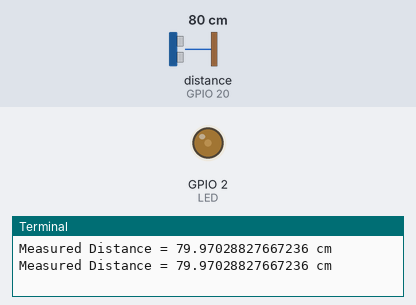
The program below on a simulated Raspberry Pi (BCM pin numbers). Shown: output pins drawn as LEDs (lit = HIGH), the last lines printed to the terminal. Inputs (shaded band) come from the test bench; at power-on: distance to the obstacle (sensor on GPIO 20) 80 cm. The echo pulse lasts 58.3 µs per cm; the clock reads 2024-03-15 10:24:30 at power-on unless the program sets it; pins used as bus, display or sensor lines are not drawn.

Above: at 1.2 s.
1.3 s: distance to the obstacle (sensor on GPIO 20) set to 2 cm
At 2.7 s:
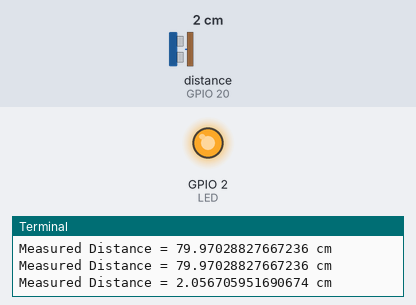
3.5 s: distance to the obstacle (sensor on GPIO 20) set to 35 cm
At 4.3 s:
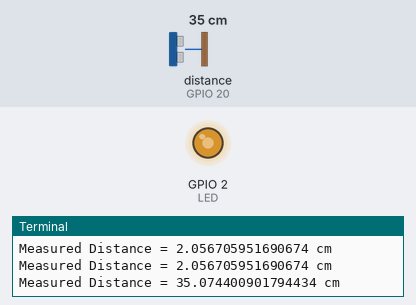
5.5 s: distance to the obstacle (sensor on GPIO 20) set to 60 cm
At 7.4 s:
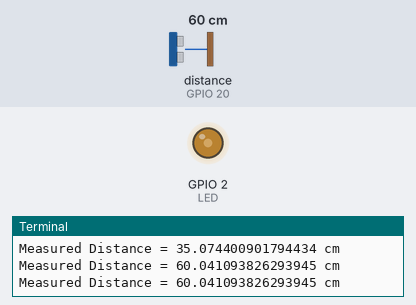
Timing chart, 0 to 8.9 s (numbered marks = the images above; inputs shaded):
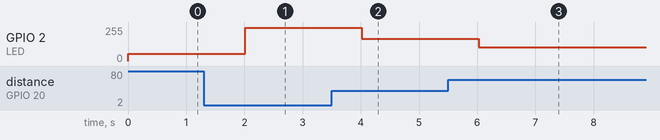

Measured:
- after the input at 1.3 s, GPIO 2 (LED): 54/255 → 250/255 after 0.71 s
- after the input at 3.5 s, GPIO 2 (LED): 250/255 → 166/255 after 0.52 s
- after the input at 5.5 s, GPIO 2 (LED): 166/255 → 102/255 after 0.52 s

The program:

UltraSonic.py
```python
#Importing Libraries
import RPi.GPIO as GPIO
import time
import math

#GPIO Mode - GPIO pin number
GPIO.setmode(GPIO.BCM)

#set GPIO Pins
GPIO_TRIGGER = 21
GPIO_ECHO = 20
LED = 2

# GPIO warning set to false
GPIO.setwarnings(False)

# Setting GPIO pins either input or output
GPIO.setup(GPIO_TRIGGER, GPIO.OUT)
GPIO.setup(GPIO_ECHO, GPIO.IN)
GPIO.setup(LED, GPIO.OUT)

# PWM for LED pin (max value 100)
P = GPIO.PWM(LED,100)

def distance():
    # setting Trigger to HIGH
    GPIO.output(GPIO_TRIGGER, True)

    # delay of 0.00001
    time.sleep(0.00001)

    # setting Trigger to Low
    GPIO.output(GPIO_TRIGGER, False)

    # For calculating the time
    StartTime = time.time()
    StopTime = time.time()

    # save StartTime
    while GPIO.input(GPIO_ECHO) == 0:
        StartTime = time.time()

    # save time of arrival
    while GPIO.input(GPIO_ECHO) == 1:
        StopTime = time.time()

    # time difference between start and arrival
    Time_difference = StopTime - StartTime
    # multiply with the sonic speed (34300 cm/s)
    # and divide by 2, because there and back
    distance = (Time_difference * 34300) / 2

    return distance

try:
    while True:
        # calculating distance and displaying on the terminal
        dist = distance()
        print ("Measured Distance = " +  str(dist) + " cm")

        # controlling the analogue pin of LED
        if dist < 100:
            P.start(math.ceil(100 - dist))
        else:
            P.start(1)

        #Delay of one second
        time.sleep(1)

except KeyboardInterrupt:
    GPIO.cleanup()
```
